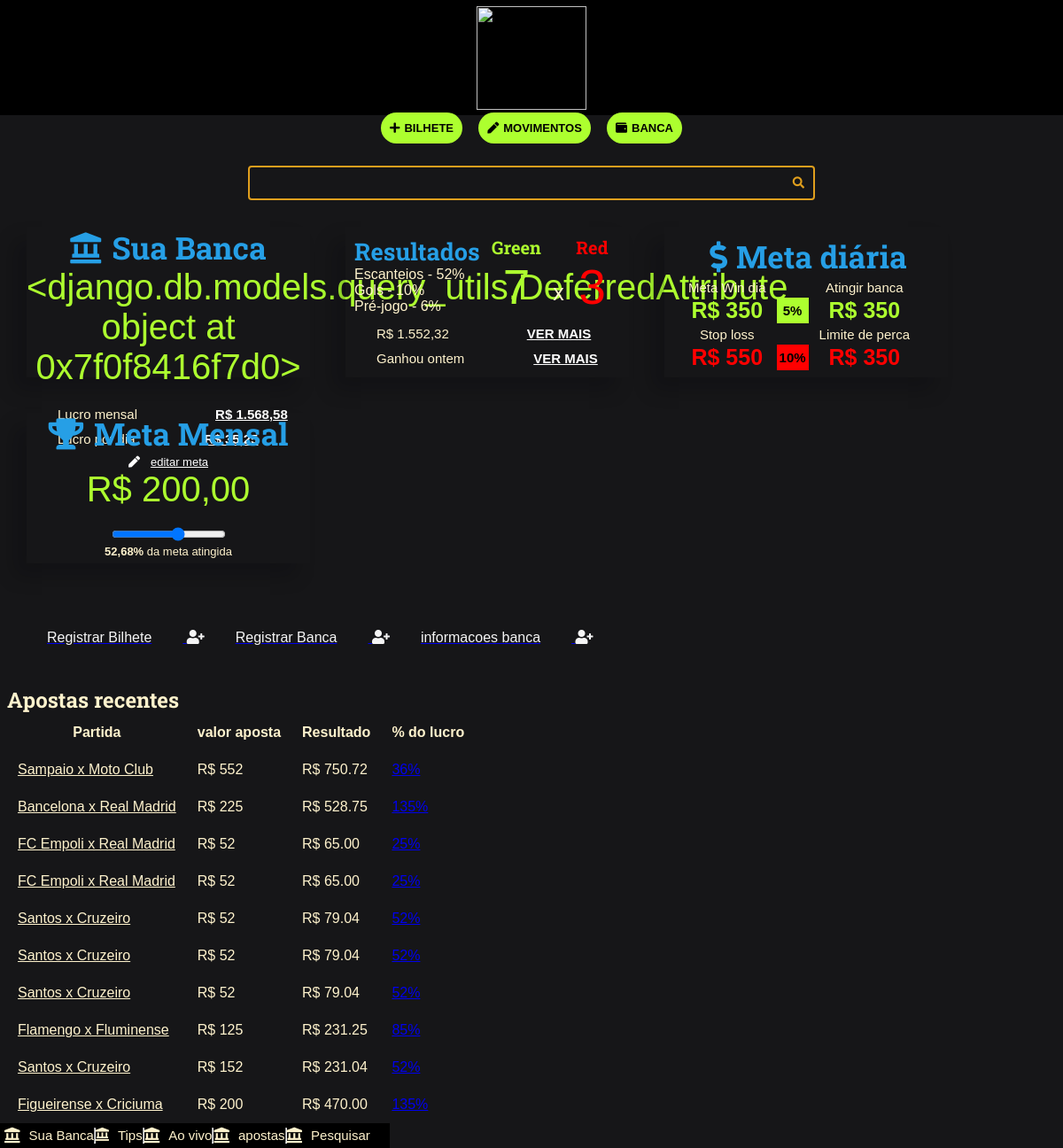
The page / on the database its author committed.
### bilhetes/models.py (models this page shows, shortened)
class Bilhete(models.Model):
    STATUS_BILHETE = [
        ("AGUARDANDO", "Aguardando"),
        ("GREEN", "Green"),
        ("RED", "Red")
    ]
    status = models.CharField(
        verbose_name='status',
        max_length=194,
        choices=STATUS_BILHETE,
        default="AGUARDANDO"
    )
    time_casa = models.CharField(
        verbose_name="Time jogando em casa",
        max_length=194,
        blank=True,
        null=True
    )
    time_fora = models.CharField(
        verbose_name="Time jogando fora",
        max_length=194,
        blank=True,
        null=True
    )
    valor_aposta = models.IntegerField(
        verbose_name='Valor apostado R$',
    )
    cotacao = models.FloatField(
        verbose_name="Cotação"
    )
    banca_apostada = models.ForeignKey(
        'bancas.Banca',
        verbose_name='Banca que aconteceu a aposta',
        on_delete=models.CASCADE,
    )
    horario_aposta = models.DateTimeField(
        verbose_name='Horario aposta',
        auto_now_add=True
    )
    def get_jogo(self):
        time_home = str(self.time_casa)
        time_away = str(self.time_fora)
        jogo_formatado = f'{time_home} x {time_away}'
        return jogo_formatado
    def get_valor_aposta(self):
        valor = self.valor_aposta
        valor_formatado = f'R$ {valor}'
        return valor_formatado
    def valor_ganho(self):
        valor = self.valor_aposta
        cotacao = self.cotacao
        ganho = valor * cotacao
        ganho_total = "{:.2f}".format(ganho)
        ganho_formatado = f"R$ {ganho_total}"
        return ganho_formatado
    def porcentagem(self):
        valor_aposta = self.valor_aposta
        cotacao = self.cotacao
        lucro = valor_aposta * cotacao
        aumento = lucro - valor_aposta
        percent = aumento / valor_aposta
        percentual = percent * 100
        percentual_formatado = "{:.0f}".format(percentual)
        return f'{percentual_formatado}%'
    class Meta:
        verbose_name = 'Bilhete'
        verbose_name_plural = 'Bilhetes',
        db_table = 'bilhete'

### usuarios/views.py (the view)
def index(request):
    todos_bilhetes = Bilhete.objects.all()
    bilhetes_aguardando = todos_bilhetes.filter(
        status="AGUARDANDO"
    )
    bilhetes_green = todos_bilhetes.filter(
        status="GREEN"
    )
    bilhetes_red = todos_bilhetes.filter(
        status="RED"
    )
    todas_bancas = Banca.saldo
    context = {
        "nome_pagina": "Inicio",
        'todos_bilhetes': todos_bilhetes,
        "bilhetes_aguardando": bilhetes_aguardando.count(),
        "bilhetes_green": bilhetes_green.count(),
        "bilhetes_red": bilhetes_red.count(),
        "todas_bancas": todas_bancas
    }
    return render(request, "index.html", context)

### templates/index.html (shortened to what this page needs)
{% include 'pagina_inicial/partes/head.html' %}
<head>
</head>
<body>
    {% include 'pagina_inicial/partes/header.html' %}
    <div class="botao-registrar-bilhete-top "><a href="{% url 'registrar_bilhete' %}"><i
                class="fas fa-solid fa-plus botao-registrar-bilhete-top-icone"></i>Bilhete</a>
        <a href="#"><i class="fas fa-solid fa-pen botao-registrar-bilhete-top-icone"></i>Movimentos</a>
        <a href="#"><i class="fas fa-solid fa-wallet botao-registrar-bilhete-top-icone"></i>Banca</a>
    </div>
    {% include 'pagina_inicial/partes/search.html' %}
    <main class="main-dashboards-container">
        <div class="main-dashboards main-dashboards-lista container">
            <div class="banca banca-lista-itens">
                <div class="banca-cover">
                    <div class="banca-resultado">
                        <div class="banca-meta banca">
                            <h3 class="banca-meta-titulo"><i class="fas fa-solid fa-landmark"></i>Sua Banca
                            </h3>
                            <div class="banca-meta-valor">{{ todas_bancas }}</div>
                        </div>
                    </div>
                    <div class="botoes-baixo1">Lucro mensal<a href="google.com">R$ 1.568,58</a></div>
                    <div class="botoes-baixo2">Lucro por dia<a href="google.com">R$ 35,25</a></div>
                </div>
            </div>
            <div class="indicadores indicadores-lista-itens">
                <div class="indicadores-cover">
                    <div class="indicadores-greenered">
                        <div class="indicadores-meta-container">
                            <div>
                                <h2 class="indicadores-meta-container-titulo">
                                    Resultados
                                </h2>
                                <p>Escanteios - 52%</p>
                                <p>Gols - 10%</p>
                                <p>Pré-jogo - 6%</p>
                            </div>
                            <div class="indicadores-meta indicadores-green">
                                <h3 class="indicadores-meta-green">Green</h3>
                                <div class="indicadores-meta-green-numero">{{ bilhetes_green }}</div>
                            </div>
                            <div class="x">x</div>
                            <div class="indicadores-meta indicadores-red">
                                <h3 class="indicadores-meta-red">Red</h3>
                                <div class="indicadores-meta-red-numero">{{ bilhetes_red }}</div>
                            </div>
                        </div>
                        <div class="botoes-baixo1">R$ 1.552,32<a href="google.com">ver mais</a></div>
                        <div class="botoes-baixo2">Ganhou ontem<a href="google.com">ver mais</a></div>
                    </div>
                </div>
            </div>
            <div class="objetivos objetivos-lista-itens">
                <div class="objetivos-cover">
                    <div class="objetivos-greenered">
                        <div class="objetivos-meta-container">
                            <div class="objetivos-meta indicadores-green">
                                <h3 class="objetivos-meta-titulo">
                                    <i class="objetivos-meta-titulo-icone fas fa-dollar-sign"></i>Meta diária
                                </h3>
                                <table>
                                    <thead>
                                        <td class="objetivos-meta-tabela1-metawin">Meta Win dia</td>
                                        <td></td>
                                        <td class="objetivos-meta-tabela1-metawin">Atingir banca</td>
                                    </thead>
                                    <tbody>
                                        <th class="objetivos-meta-tabela1-numero">R$ 350</th>
                                        <th class="objetivos-meta-tabelas-porcentagem">5%</th>
                                        <th class="objetivos-meta-tabela1-numero">R$ 350</th>
                                    </tbody>
                                    <thead>
                                        <td class="objetivos-meta-tabela1-metawin">Stop loss</td>
                                        <td></td>
                                        <td class="objetivos-meta-tabela1-metawin">Limite de perca</td>
                                    </thead>
                                    <tbody>
                                        <th class="objetivos-meta-tabela-loss-numero">R$ 550</th>
                                        <th class="objetivos-meta-tabelas-porcentagemred">10%</th>
                                        <th class="objetivos-meta-tabela-loss-numero">R$ 350</th>
                                    </tbody>
                                </table>
                            </div>
                        </div>
                    </div>
                </div>
            </div>
            <div class=" banca banca-lista-itens">
                <div class="banca-cover">
                    <div class="banca-resultado">
                        <div class="banca-meta banca">
                            <h3 class="banca-meta-titulo"><i class="fas fa-solid fa-trophy"></i>Meta
                                Mensal</h3>
                            <div class="botao-edita-meta"><a href="google.com"><i class="fas fa-solid fa-pen"></i>editar
                                    meta</a></div>
                            <div class="banca-meta-valor">R$ 200,00</div>
                        </div>
                    </div>
                    <div class="range-meta">
                        <p>
                            <input type="range" id="range" name="range" min="0" max="10" step="2">
                        </p>
                        <div class="range-meta-porcentagem"><b>52,68%</b> da meta atingida</div>
                    </div>
                </div>
            </div>
        </div>
    </main>
    <main>
        <div class="bilhetes-recentes-container">
            <div class="bilhetes-recentes">
                <div>
                    <div class="botoes">
                        <a href="#">
                            <span>Registrar Bilhete</span>
                            <span>
                                <i class="fas fa-user-plus"></i>
                            </span>
                        </a>
                        <a href="#">
                            <span>Registrar Banca</span>
                            <span>
                                <i class="fas fa-user-plus"></i>
                            </span>
                        </a>
                        <a href="#">
                            <span>informacoes banca</span>
                            <span>
                                <i class="fas fa-user-plus"></i>
                        </a>
                    </div>
                    <h2>Apostas recentes</h2>
                </div>
                <div>
                    <div>
                        <table class="bilhetes-recentes">
                            <thead>
                                <th>Partida</th>
                                <th>valor aposta</th>
                                <th>Resultado</th>
                                <th>% do lucro</th>
                            </thead>
                            <tbody>
                                {% for bilhete in todos_bilhetes %}
                                <tr>
                                    <td><a class="botao-jogo"
                                            href="{% url 'informacoes_bilhete' id=bilhete.id %}">{{ bilhete.get_jogo }}</a>
                                    </td>
                                    <td>{{ bilhete.get_valor_aposta }}</td>
                                    <td>{{ bilhete.valor_ganho }}</td>
                                    <td>
                                        <a href="{% url 'informacoes_bilhete' id=bilhete.id %}">
                                        </a>
                                    </td>
                                </tr>
                                {% endfor %}
                            </tbody>
                        </table>
                    </div>
                </div>
            </div>
        </div>
    </main>
    <footer class="rodape-container">
        <h3 class="rodape-cotainer-link"><i class="rodape-cotainer-icones fas fa-solid fa-landmark"></i></h3>
        <a href="google.com">Sua Banca</a>
        <hr>
        <div class="rodape-cotainer-link"><i class="rodape-cotainer-icones fas fa-solid fa-landmark"></i></div>
        <div><a href="google.com">Tips</a></div>
        <hr>
        <h3 class="rodape-cotainer-link"><i class="rodape-cotainer-icones fas fa-solid fa-landmark"></i></h3>
        <a href="google.com">Ao vivo</a>
        <hr>
        <h3 class="rodape-cotainer-link"><i class="rodape-cotainer-icones fas fa-solid fa-landmark"></i></h3>
        <a href="google.com">apostas</a>
        <hr>
        <h3 class="rodape-cotainer-link"><i class="rodape-cotainer-icones fas fa-solid fa-landmark"></i></h3>
        <a href="google.com">Pesquisar</a>
    </footer>
</body>
</html>

### templates/pagina_inicial/partes/head.html (shortened to what this page needs)
<!DOCTYPE html>
<html lang="pt-BR">
<head>
    <link rel="stylesheet" href="https://cdnjs.cloudflare.com/ajax/libs/font-awesome/5.15.4/css/fontawesome.min.css"
 />
    <link rel="stylesheet" href="https://cdnjs.cloudflare.com/ajax/libs/font-awesome/5.15.4/css/brands.min.css"
 />
    <link rel="stylesheet" href="https://cdnjs.cloudflare.com/ajax/libs/font-awesome/5.15.4/css/solid.min.css"
 />
</head>

### templates/pagina_inicial/partes/header.html
<header class="main-header-container">
    <div class="main-header container">
        <a class="main-logo" href="/">
            <img class="img-logo"
                src="https://static.wixstatic.com/media/f2034b_82b7d29365b54f498d4203e3e925632d~mv2.png">
        </a>
    </div>
</header>

### templates/pagina_inicial/partes/search.html
<div class="search-container">
    <div class="container">
        <form action="" class="search-form">
            <input type="search" class="search-input" name="search">
            <button type="submit" class="search-button"><i class="fas fa-search"></i></button>
        </form>
    </div>
</div>

### rows shown on the page
Bilhete: get_jogo "Sampaio x Moto Club", get_valor_aposta "R$ 552", valor_ganho "R$ 750.72"
Bilhete: get_jogo "Bancelona x Real Madrid", get_valor_aposta "R$ 225", valor_ganho "R$ 528.75"
Bilhete: get_jogo "FC Empoli x Real Madrid", get_valor_aposta "R$ 52", valor_ganho "R$ 65.00"
Bilhete: get_jogo "FC Empoli x Real Madrid", get_valor_aposta "R$ 52", valor_ganho "R$ 65.00"
Bilhete: get_jogo "Santos x Cruzeiro", get_valor_aposta "R$ 52", valor_ganho "R$ 79.04"
Bilhete: get_jogo "Santos x Cruzeiro", get_valor_aposta "R$ 52", valor_ganho "R$ 79.04"
Bilhete: get_jogo "Santos x Cruzeiro", get_valor_aposta "R$ 52", valor_ganho "R$ 79.04"
Bilhete: get_jogo "Flamengo x Fluminense", get_valor_aposta "R$ 125", valor_ganho "R$ 231.25"
Bilhete: get_jogo "Santos x Cruzeiro", get_valor_aposta "R$ 152", valor_ganho "R$ 231.04"
Bilhete: get_jogo "Figueirense x Criciuma", get_valor_aposta "R$ 200", valor_ganho "R$ 470.00"

### other values the page prints
{{ bilhetes_green }} "7"
{{ bilhetes_red }} "3"
